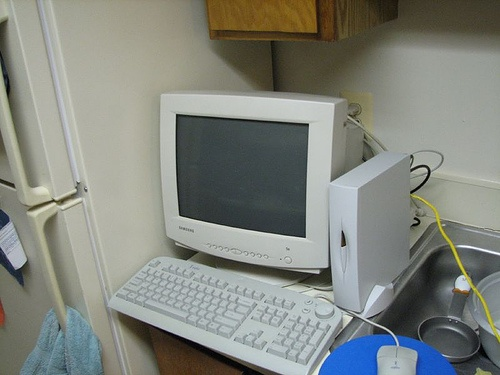
#> input picture test.jpg, 500 x 375 px, found by its file name
$ python 032_More_Filter.py
#> lines starting #> are read from the running program, lines starting #| are printed output that depends on the picture
import cv2 as cv
import numpy as np

src = cv.imread("H:\\OpenCV_Learning\\test.jpg")
#> src is the input picture: shape (375, 500, 3); mean B, G, R 126.1, 133.4, 130.1
cv.namedWindow("input", cv.WINDOW_AUTOSIZE)
cv.imshow("input", src)

robert_x = np.array([[1, 0],[0, -1]], dtype=np.float32)
robert_y = np.array([[0, -1],[1, 0]], dtype=np.float32)

prewitt_x = np.array([[-1, 0, 1], [-1, 0, 1], [-1, 0, 1]], dtype=np.float32)
prewitt_y = np.array([[-1, -1, -1], [0, 0, 0], [1, 1, 1]], dtype=np.float32)

robert_grad_x = cv.filter2D(src, cv.CV_16S, robert_x)
robert_grad_y = cv.filter2D(src, cv.CV_16S, robert_y)
robert_grad_x = cv.convertScaleAbs(robert_grad_x)
robert_grad_y = cv.convertScaleAbs(robert_grad_y)
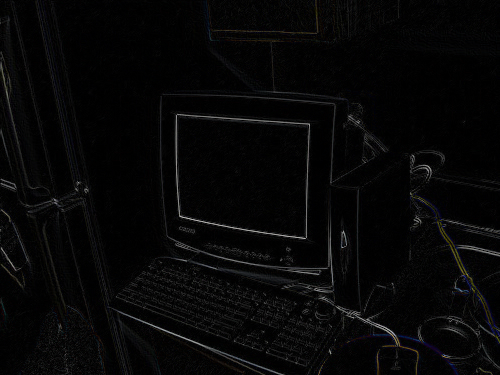
#> robert_grad_y: shape (375, 500, 3); mean B, G, R 6.9, 6.7, 6.7

prewitt_grad_x = cv.filter2D(src, cv.CV_32F, prewitt_x)
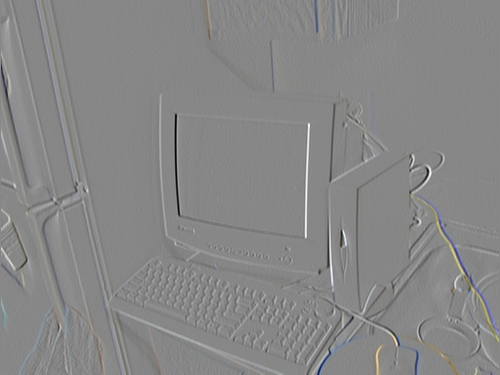
#> prewitt_grad_x: shape (375, 500, 3) float32; mean B, G, R 0.4, 0.4, 0.3; drawn with min black and max white
prewitt_grad_y = cv.filter2D(src, cv.CV_32F, prewitt_y)
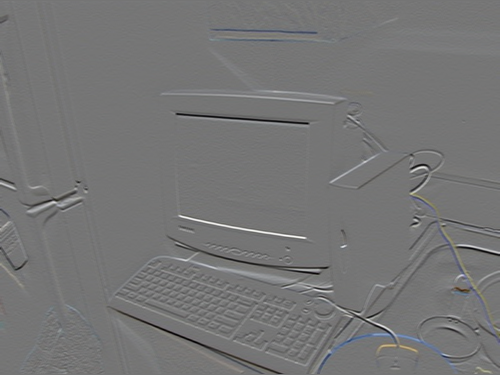
#> prewitt_grad_y: shape (375, 500, 3) float32; mean B, G, R 0.8, 0.1, -0.3; drawn with min black and max white
prewitt_grad_x = cv.convertScaleAbs(prewitt_grad_x)
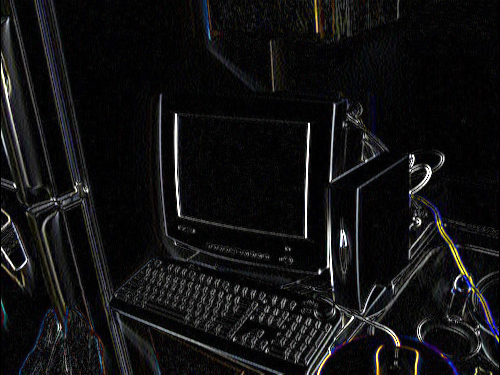
#> prewitt_grad_x: shape (375, 500, 3); mean B, G, R 18.7, 18, 18.1
prewitt_grad_y = cv.convertScaleAbs(prewitt_grad_y)
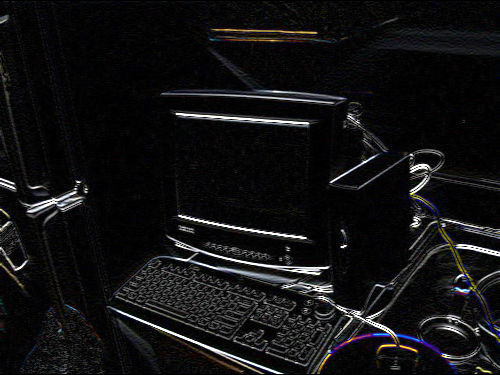
#> prewitt_grad_y: shape (375, 500, 3); mean B, G, R 18.8, 18, 18.2

# cv.imshow("robert x", robert_grad_x);
# cv.imshow("robert y", robert_grad_y);
# cv.imshow("prewitt x", prewitt_grad_x);
# cv.imshow("prewitt y", prewitt_grad_y);

h, w = src.shape[:2]
#> h = 375; w = 500
robert_result = np.zeros([h, w*2, 3], dtype=src.dtype)
robert_result[0:h,0:w,:] = robert_grad_x
robert_result[0:h,w:2*w,:] = robert_grad_y
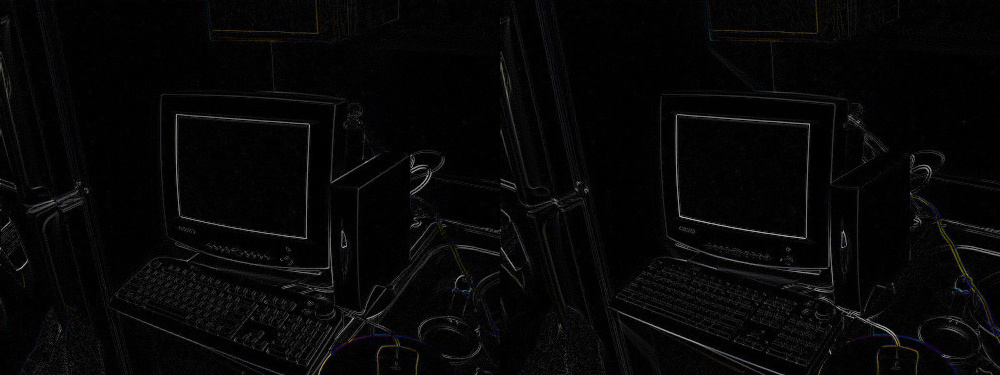
#> robert_result: shape (375, 1000, 3); mean B, G, R 6.7, 6.5, 6.6
cv.imshow("robert_result", robert_result)

prewitt_result = np.zeros([h, w*2, 3], dtype=src.dtype)
prewitt_result[0:h,0:w,:] = prewitt_grad_x
prewitt_result[0:h,w:2*w,:] = prewitt_grad_y
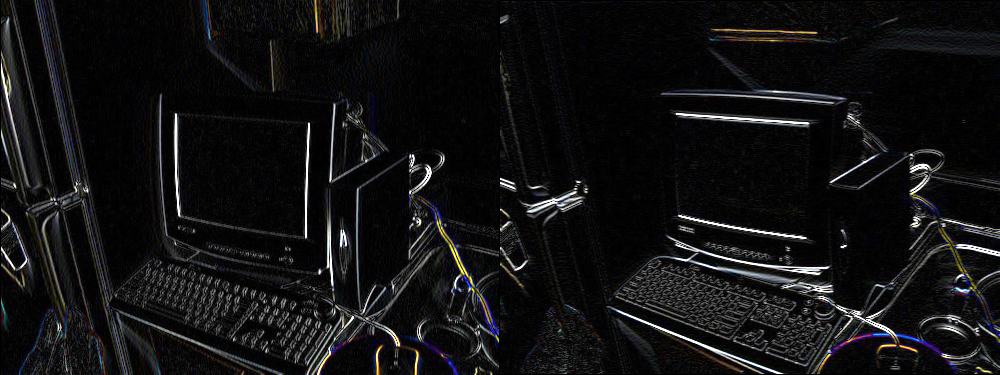
#> prewitt_result: shape (375, 1000, 3); mean B, G, R 18.7, 18, 18.1
cv.imshow("prewitt_result", prewitt_result)

cv.imwrite("prewitt.png", prewitt_result)
cv.imwrite("robert.png", robert_result)

cv.waitKey(0)
cv.destroyAllWindows()
